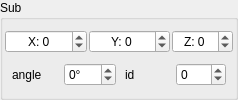
                 <widget class="QGroupBox" name="leaderonworld_box_5">
                  <property name="title">
                   <string>Sub</string>
                  </property>
                  <layout class="QVBoxLayout" name="verticalLayout_102">
                   <property name="spacing">
                    <number>2</number>
                   </property>
                   <property name="leftMargin">
                    <number>2</number>
                   </property>
                   <property name="topMargin">
                    <number>2</number>
                   </property>
                   <property name="rightMargin">
                    <number>2</number>
                   </property>
                   <property name="bottomMargin">
                    <number>2</number>
                   </property>
                   <item>
                    <layout class="QHBoxLayout" name="horizontalLayout_62">
                     <item>
                      <widget class="QSpinBox" name="sub_x">
                       <property name="wrapping">
                        <bool>true</bool>
                       </property>
                       <property name="alignment">
                        <set>Qt::AlignCenter</set>
                       </property>
                       <property name="prefix">
                        <string notr="true">X: </string>
                       </property>
                       <property name="maximum">
                        <number>295000</number>
                       </property>
                      </widget>
                     </item>
                     <item>
                      <widget class="QSpinBox" name="sub_y">
                       <property name="wrapping">
                        <bool>true</bool>
                       </property>
                       <property name="alignment">
                        <set>Qt::AlignCenter</set>
                       </property>
                       <property name="prefix">
                        <string>Y: </string>
                       </property>
                       <property name="maximum">
                        <number>230000</number>
                       </property>
                      </widget>
                     </item>
                     <item>
                      <widget class="QSpinBox" name="sub_z">
                       <property name="wrapping">
                        <bool>true</bool>
                       </property>
                       <property name="alignment">
                        <set>Qt::AlignCenter</set>
                       </property>
                       <property name="prefix">
                        <string notr="true">Z: </string>
                       </property>
                       <property name="maximum">
                        <number>255</number>
                       </property>
                      </widget>
                     </item>
                    </layout>
                   </item>
                   <item>
                    <layout class="QHBoxLayout" name="horizontalLayout_136">
                     <item>
                      <spacer name="horizontalSpacer_60">
                       <property name="orientation">
                        <enum>Qt::Horizontal</enum>
                       </property>
                      </spacer>
                     </item>
                     <item>
                      <widget class="QLabel" name="label_215">
                       <property name="text">
                        <string>angle</string>
                       </property>
                      </widget>
                     </item>
                     <item>
                      <widget class="QSpinBox" name="sub_angle">
                       <property name="wrapping">
                        <bool>true</bool>
                       </property>
                       <property name="suffix">
                        <string notr="true">°</string>
                       </property>
                       <property name="minimum">
                        <number>0</number>
                       </property>
                       <property name="maximum">
                        <number>360</number>
                       </property>
                      </widget>
                     </item>
                     <item>
                      <spacer name="horizontalSpacer_82">
                       <property name="orientation">
                        <enum>Qt::Horizontal</enum>
                       </property>
                      </spacer>
                     </item>
                     <item>
                      <widget class="QLabel" name="label_216">
                       <property name="text">
                        <string>id</string>
                       </property>
                      </widget>
                     </item>
                     <item>
                      <widget class="QSpinBox" name="sub_id">
                       <property name="wrapping">
                        <bool>true</bool>
                       </property>
                       <property name="maximum">
                        <number>255</number>
                       </property>
                      </widget>
                     </item>
                     <item>
                      <spacer name="horizontalSpacer_83">
                       <property name="orientation">
                        <enum>Qt::Horizontal</enum>
                       </property>
                      </spacer>
                     </item>
                    </layout>
                   </item>
                  </layout>
                 </widget>
